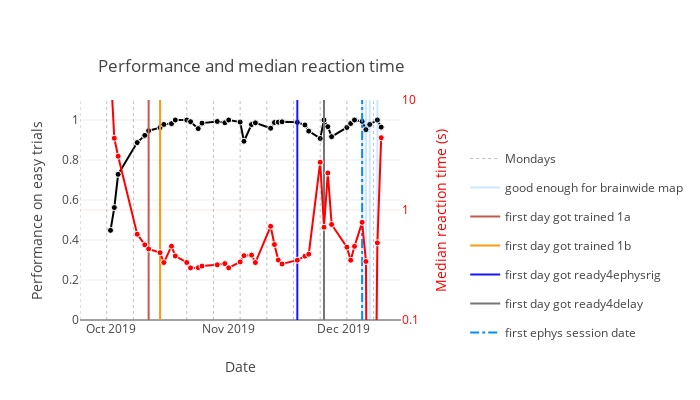

Notebook code cell kept with this figure:
### Code cell
perf_rt = subj.fetch1('KEY').copy()
session_info = \
    (behavior.BehavioralSummaryByDate *
        behavior.BehavioralSummaryByDate.ReactionTimeByDate &
        subj).proj(
            'session_date',
            'performance_easy',
            'median_reaction_time').fetch(as_dict=True)
session_info = pd.DataFrame(session_info)
yrange = [0, 1.1]
performance_easy = go.Scatter(
    x=[t.strftime('%Y-%m-%d') for t in session_info['session_date'].tolist()],
    y=session_info['performance_easy'].tolist(),
    mode='markers+lines',
    marker=dict(
        size=6,
        color='black',
        line=dict(
            color='white',
            width=1
        )
    ),
    name='performance easy',
    yaxis='y1',
    showlegend=False
)
rt = go.Scatter(
    x=[t.strftime('%Y-%m-%d') for t in session_info['session_date'].tolist()],
    y=session_info['median_reaction_time'].tolist(),
    mode='markers+lines',
    marker=dict(
        size=6,
        color='red',
        line=dict(
            color='white',
            width=1)
    ),
    name='reaction time',
    yaxis='y2',
    showlegend=False
)

data = [performance_easy, rt]

# add monday plots
data = putils.create_monday_plot(data, yrange, d['mondays'])

# add good enough_plots
if d['good_enough_dates']:
    data = putils.create_good_enough_brainmap_plot(
        data, yrange, d['good_enough_dates'])

# add status plots
data = putils.create_status_plot(
    data, yrange, status, public=public)

layout = go.Layout(

    yaxis=dict(
        title='Performance on easy trials',
        range=yrange
    ),
    yaxis2=dict(
        title='Median reaction time (s)',
        overlaying='y',
        color='red',
        side='right',
        type='log',
        range=np.log10([0.1, 10]).tolist(),
        dtick=np.log10([0.1, 1, 10]).tolist()

    ),
    xaxis=dict(
        title='Date',
        showgrid=False
    ),
    width=700,
    height=400,
    title=dict(
        text='Performance and median reaction time',
        x=0.14,
        y=0.85
    ),
    legend=dict(
        x=1.2,
        y=0.8,
        orientation='v'),
    template=dict(
        layout=dict(
            plot_bgcolor="white"
        )
    )
)

fig = go.Figure(data=data, layout=layout)
plotly.offline.iplot(fig)

### Figure 1 — Plotly figure (JSON) as saved in the notebook; plotly's stock layout.template omitted (floating-point values rounded to 4 significant figures)
{"data": [{"marker": {"color": "black", "line": {"color": "white", "width": 1}, "size": 6}, "mode": "markers+lines", "name": "performance easy", "showlegend": false, "type": "scatter", "x": ["2019-10-01", "2019-10-02", "2019-10-03", "2019-10-08", "2019-10-10", "2019-10-11", "2019-10-14", "2019-10-15", "2019-10-17", "2019-10-18", "2019-10-21", "2019-10-22", "2019-10-24", "2019-10-25", "2019-10-29", "2019-10-31", "2019-11-01", "2019-11-04", "2019-11-05", "2019-11-07", "2019-11-08", "2019-11-12", "2019-11-13", "2019-11-14", "2019-11-15", "2019-11-19", "2019-11-21", "2019-11-22", "2019-11-25", "2019-11-26", "2019-11-27", "2019-11-28", "2019-12-02", "2019-12-03", "2019-12-04", "2019-12-06", "2019-12-07", "2019-12-08", "2019-12-10", "2019-12-11"], "y": [0.4483, 0.5621, 0.7284, 0.8871, 0.9231, 0.9462, 0.9619, 0.9778, 0.9818, 1, 1, 0.9915, 0.9569, 0.9844, 0.9926, 0.9862, 1, 0.9896, 0.8938, 0.9773, 0.9857, 0.9589, 0.9873, 0.9892, 0.991, 0.9882, 0.9752, 0.9444, 0.9077, 1, 0.9667, 0.9167, 0.9627, 0.9826, 1, 0.9929, 0.9518, 0.9775, 1, 0.9643], "yaxis": "y"}, {"marker": {"color": "red", "line": {"color": "white", "width": 1}, "size": 6}, "mode": "markers+lines", "name": "reaction time", "showlegend": false, "type": "scatter", "x": ["2019-10-01", "2019-10-02", "2019-10-03", "2019-10-08", "2019-10-10", "2019-10-11", "2019-10-14", "2019-10-15", "2019-10-17", "2019-10-18", "2019-10-21", "2019-10-22", "2019-10-24", "2019-10-25", "2019-10-29", "2019-10-31", "2019-11-01", "2019-11-04", "2019-11-05", "2019-11-07", "2019-11-08", "2019-11-12", "2019-11-13", "2019-11-14", "2019-11-15", "2019-11-19", "2019-11-21", "2019-11-22", "2019-11-25", "2019-11-26", "2019-11-27", "2019-11-28", "2019-12-02", "2019-12-03", "2019-12-04", "2019-12-06", "2019-12-07", "2019-12-08", "2019-12-10", "2019-12-11"], "y": [20.3, 4.494, 3.082, 0.6027, 0.4825, 0.4427, 0.4093, 0.3328, 0.4687, 0.3819, 0.3333, 0.2977, 0.2991, 0.3091, 0.3173, 0.3256, 0.2978, 0.3374, 0.3843, 0.3889, 0.333, 0.7111, 0.4851, 0.3509, 0.3231, 0.3499, 0.3806, 0.3962, 2.721, 0.6973, 2.17, 0.7391, 0.4592, 0.3495, 0.4674, 0.7724, 0.3406, 1.983e-07, 0.5027, 4.54], "yaxis": "y2"}, {"hoverinfo": "skip", "legendgroup": "monday", "line": {"color": "gray", "dash": "dot", "width": 0.5}, "mode": "lines", "name": "Mondays", "showlegend": true, "type": "scatter", "x": ["2019-09-23", "2019-09-23"], "xaxis": "x", "y": [0, 1.1], "yaxis": "y"}, {"hoverinfo": "skip", "legendgroup": "monday", "line": {"color": "gray", "dash": "dot", "width": 0.5}, "mode": "lines", "name": "Mondays", "showlegend": false, "type": "scatter", "x": ["2019-09-30", "2019-09-30"], "xaxis": "x", "y": [0, 1.1], "yaxis": "y"}, {"hoverinfo": "skip", "legendgroup": "monday", "line": {"color": "gray", "dash": "dot", "width": 0.5}, "mode": "lines", "name": "Mondays", "showlegend": false, "type": "scatter", "x": ["2019-10-07", "2019-10-07"], "xaxis": "x", "y": [0, 1.1], "yaxis": "y"}, {"hoverinfo": "skip", "legendgroup": "monday", "line": {"color": "gray", "dash": "dot", "width": 0.5}, "mode": "lines", "name": "Mondays", "showlegend": false, "type": "scatter", "x": ["2019-10-14", "2019-10-14"], "xaxis": "x", "y": [0, 1.1], "yaxis": "y"}, {"hoverinfo": "skip", "legendgroup": "monday", "line": {"color": "gray", "dash": "dot", "width": 0.5}, "mode": "lines", "name": "Mondays", "showlegend": false, "type": "scatter", "x": ["2019-10-21", "2019-10-21"], "xaxis": "x", "y": [0, 1.1], "yaxis": "y"}, {"hoverinfo": "skip", "legendgroup": "monday", "line": {"color": "gray", "dash": "dot", "width": 0.5}, "mode": "lines", "name": "Mondays", "showlegend": false, "type": "scatter", "x": ["2019-10-28", "2019-10-28"], "xaxis": "x", "y": [0, 1.1], "yaxis": "y"}, {"hoverinfo": "skip", "legendgroup": "monday", "line": {"color": "gray", "dash": "dot", "width": 0.5}, "mode": "lines", "name": "Mondays", "showlegend": false, "type": "scatter", "x": ["2019-11-04", "2019-11-04"], "xaxis": "x", "y": [0, 1.1], "yaxis": "y"}, {"hoverinfo": "skip", "legendgroup": "monday", "line": {"color": "gray", "dash": "dot", "width": 0.5}, "mode": "lines", "name": "Mondays", "showlegend": false, "type": "scatter", "x": ["2019-11-11", "2019-11-11"], "xaxis": "x", "y": [0, 1.1], "yaxis": "y"}, {"hoverinfo": "skip", "legendgroup": "monday", "line": {"color": "gray", "dash": "dot", "width": 0.5}, "mode": "lines", "name": "Mondays", "showlegend": false, "type": "scatter", "x": ["2019-11-18", "2019-11-18"], "xaxis": "x", "y": [0, 1.1], "yaxis": "y"}, {"hoverinfo": "skip", "legendgroup": "monday", "line": {"color": "gray", "dash": "dot", "width": 0.5}, "mode": "lines", "name": "Mondays", "showlegend": false, "type": "scatter", "x": ["2019-11-25", "2019-11-25"], "xaxis": "x", "y": [0, 1.1], "yaxis": "y"}, {"hoverinfo": "skip", "legendgroup": "monday", "line": {"color": "gray", "dash": "dot", "width": 0.5}, "mode": "lines", "name": "Mondays", "showlegend": false, "type": "scatter", "x": ["2019-12-02", "2019-12-02"], "xaxis": "x", "y": [0, 1.1], "yaxis": "y"}, {"hoverinfo": "skip", "legendgroup": "monday", "line": {"color": "gray", "dash": "dot", "width": 0.5}, "mode": "lines", "name": "Mondays", "showlegend": false, "type": "scatter", "x": ["2019-12-09", "2019-12-09"], "xaxis": "x", "y": [0, 1.1], "yaxis": "y"}, {"hoverinfo": "skip", "legendgroup": "good_enough_dates", "line": {"color": "rgba(5, 142, 255, 0.2)", "width": 2}, "mode": "lines", "name": "good enough for brainwide map", "showlegend": true, "type": "scatter", "x": ["2019-12-06", "2019-12-06"], "xaxis": "x", "y": [0, 1.1], "yaxis": "y"}, {"hoverinfo": "skip", "legendgroup": "good_enough_dates", "line": {"color": "rgba(5, 142, 255, 0.2)", "width": 2}, "mode": "lines", "name": "good enough for brainwide map", "showlegend": false, "type": "scatter", "x": ["2019-12-07", "2019-12-07"], "xaxis": "x", "y": [0, 1.1], "yaxis": "y"}, {"hoverinfo": "skip", "legendgroup": "good_enough_dates", "line": {"color": "rgba(5, 142, 255, 0.2)", "width": 2}, "mode": "lines", "name": "good enough for brainwide map", "showlegend": false, "type": "scatter", "x": ["2019-12-08", "2019-12-08"], "xaxis": "x", "y": [0, 1.1], "yaxis": "y"}, {"hoverinfo": "skip", "legendgroup": "good_enough_dates", "line": {"color": "rgba(5, 142, 255, 0.2)", "width": 2}, "mode": "lines", "name": "good enough for brainwide map", "showlegend": false, "type": "scatter", "x": ["2019-12-10", "2019-12-10"], "xaxis": "x", "y": [0, 1.1], "yaxis": "y"}, {"hoverinfo": "x", "marker": {"color": "rgba(195, 90, 80, 1)"}, "mode": "lines", "name": "first day got trained 1a", "showlegend": true, "type": "scatter", "x": ["2019-10-11", "2019-10-11"], "xaxis": "x", "y": [0, 1.1], "yaxis": "y"}, {"hoverinfo": "x", "marker": {"color": "rgba(255, 153, 20, 1)"}, "mode": "lines", "name": "first day got trained 1b", "showlegend": true, "type": "scatter", "x": ["2019-10-14", "2019-10-14"], "xaxis": "x", "y": [0, 1.1], "yaxis": "y"}, {"hoverinfo": "x", "marker": {"color": "rgba(28, 20, 255, 1)"}, "mode": "lines", "name": "first day got ready4ephysrig", "showlegend": true, "type": "scatter", "x": ["2019-11-19", "2019-11-19"], "xaxis": "x", "y": [0, 1.1], "yaxis": "y"}, {"hoverinfo": "x", "marker": {"color": "rgba(117, 117, 117, 1)"}, "mode": "lines", "name": "first day got ready4delay", "showlegend": true, "type": "scatter", "x": ["2019-11-26", "2019-11-26"], "xaxis": "x", "y": [0, 1.1], "yaxis": "y"}, {"hoverinfo": "x", "line": {"color": "rgba(5, 142, 255, 1)", "dash": "dashdot", "width": 2}, "mode": "lines", "name": "first ephys session date", "showlegend": true, "type": "scatter", "x": ["2019-12-06", "2019-12-06"], "xaxis": "x", "y": [0, 1.1], "yaxis": "y"}], "layout": {"height": 400, "legend": {"orientation": "v", "x": 1.2, "y": 0.8}, "title": {"text": "Performance and median reaction time", "x": 0.14, "y": 0.85}, "width": 700, "xaxis": {"showgrid": false, "title": {"text": "Date"}}, "yaxis": {"range": [0, 1.1], "title": {"text": "Performance on easy trials"}}, "yaxis2": {"color": "red", "dtick": [-1, 0, 1], "overlaying": "y", "range": [-1, 1], "side": "right", "title": {"text": "Median reaction time (s)"}, "type": "log"}}}
